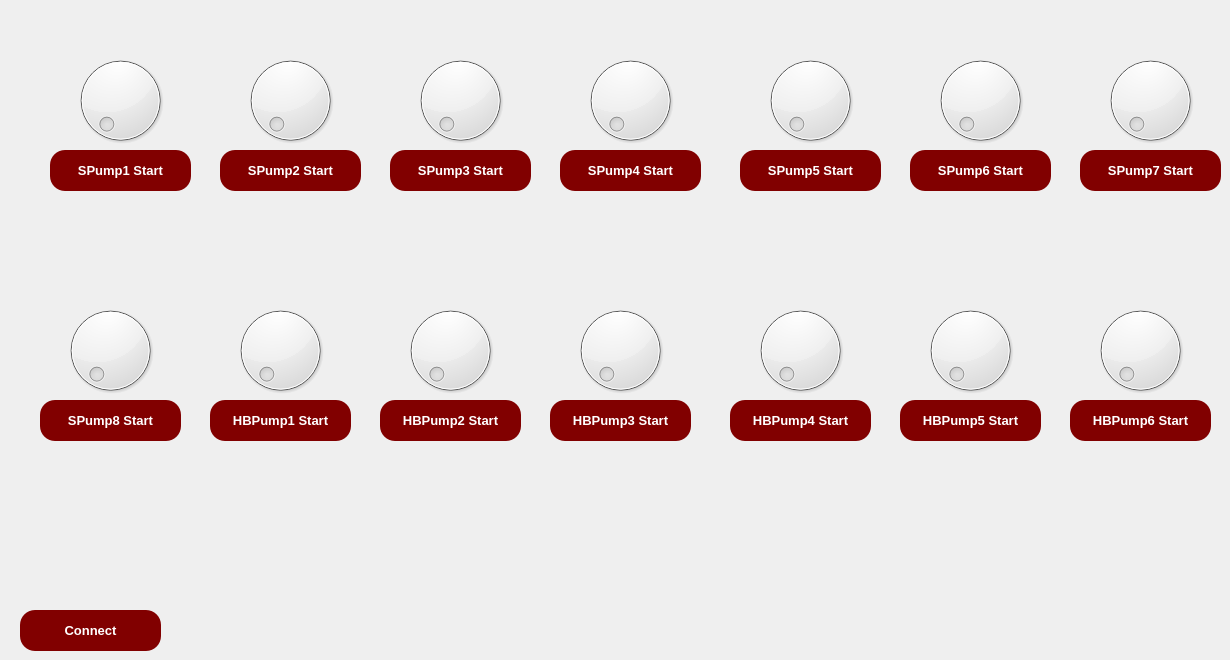
         <widget class="QWidget" name="controlPage">
          <widget class="QPushButton" name="modbusConnect">
           <property name="geometry">
            <rect>
             <x>20</x>
             <y>610</y>
             <width>141</width>
             <height>41</height>
            </rect>
           </property>
           <property name="minimumSize">
            <size>
             <width>140</width>
             <height>30</height>
            </size>
           </property>
           <property name="font">
            <font>
             <pointsize>10</pointsize>
             <weight>75</weight>
             <bold>true</bold>
            </font>
           </property>
           <property name="styleSheet">
            <string notr="true">QPushButton{
background-color: qlineargradient(spread:pad, x1:1, y1:0.994, x2:1, y2:1, stop:0 rgba(129, 0, 0, 255), stop:1 rgba(255, 255, 255, 255));
border-radius: 15px;
color: rgb(255, 255, 255);
}
QPushButton:hover{
background-color: qlineargradient(spread:pad, x1:1, y1:0.994, x2:1, y2:1, stop:0 rgba(129, 0, 0, 225), stop:1 rgba(255, 255, 255, 255));
}
QPushButton:pressed{
padding-top:3px;
}</string>
           </property>
           <property name="text">
            <string>Connect</string>
           </property>
          </widget>
          <widget class="QDial" name="dial">
           <property name="geometry">
            <rect>
             <x>60</x>
             <y>50</y>
             <width>121</width>
             <height>101</height>
            </rect>
           </property>
          </widget>
          <widget class="QLabel" name="connectStatus">
           <property name="geometry">
            <rect>
             <x>170</x>
             <y>610</y>
             <width>251</width>
             <height>41</height>
            </rect>
           </property>
           <property name="styleSheet">
            <string notr="true">font: 10pt &quot;MS Shell Dlg 2&quot;;
background-color: rgba(0, 0, 0, 0);</string>
           </property>
           <property name="text">
            <string/>
           </property>
          </widget>
          <widget class="QPushButton" name="modbusConnect_3">
           <property name="geometry">
            <rect>
             <x>50</x>
             <y>150</y>
             <width>141</width>
             <height>41</height>
            </rect>
           </property>
           <property name="minimumSize">
            <size>
             <width>140</width>
             <height>30</height>
            </size>
           </property>
           <property name="font">
            <font>
             <pointsize>10</pointsize>
             <weight>75</weight>
             <bold>true</bold>
            </font>
           </property>
           <property name="styleSheet">
            <string notr="true">QPushButton{
background-color: qlineargradient(spread:pad, x1:1, y1:0.994, x2:1, y2:1, stop:0 rgba(129, 0, 0, 255), stop:1 rgba(255, 255, 255, 255));
border-radius: 15px;
color: rgb(255, 255, 255);
}
QPushButton:hover{
background-color: qlineargradient(spread:pad, x1:1, y1:0.994, x2:1, y2:1, stop:0 rgba(129, 0, 0, 225), stop:1 rgba(255, 255, 255, 255));
}
QPushButton:pressed{
padding-top:3px;
}</string>
           </property>
           <property name="text">
            <string>SPump1 Start</string>
           </property>
          </widget>
          <widget class="QPushButton" name="modbusConnect_4">
           <property name="geometry">
            <rect>
             <x>220</x>
             <y>150</y>
             <width>141</width>
             <height>41</height>
            </rect>
           </property>
           <property name="minimumSize">
            <size>
             <width>140</width>
             <height>30</height>
            </size>
           </property>
           <property name="font">
            <font>
             <pointsize>10</pointsize>
             <weight>75</weight>
             <bold>true</bold>
            </font>
           </property>
           <property name="styleSheet">
            <string notr="true">QPushButton{
background-color: qlineargradient(spread:pad, x1:1, y1:0.994, x2:1, y2:1, stop:0 rgba(129, 0, 0, 255), stop:1 rgba(255, 255, 255, 255));
border-radius: 15px;
color: rgb(255, 255, 255);
}
QPushButton:hover{
background-color: qlineargradient(spread:pad, x1:1, y1:0.994, x2:1, y2:1, stop:0 rgba(129, 0, 0, 225), stop:1 rgba(255, 255, 255, 255));
}
QPushButton:pressed{
padding-top:3px;
}</string>
           </property>
           <property name="text">
            <string>SPump2 Start</string>
           </property>
          </widget>
          <widget class="QDial" name="dial_3">
           <property name="geometry">
            <rect>
             <x>230</x>
             <y>50</y>
             <width>121</width>
             <height>101</height>
            </rect>
           </property>
          </widget>
          <widget class="QPushButton" name="modbusConnect_5">
           <property name="geometry">
            <rect>
             <x>560</x>
             <y>150</y>
             <width>141</width>
             <height>41</height>
            </rect>
           </property>
           <property name="minimumSize">
            <size>
             <width>140</width>
             <height>30</height>
            </size>
           </property>
           <property name="font">
            <font>
             <pointsize>10</pointsize>
             <weight>75</weight>
             <bold>true</bold>
            </font>
           </property>
           <property name="styleSheet">
            <string notr="true">QPushButton{
background-color: qlineargradient(spread:pad, x1:1, y1:0.994, x2:1, y2:1, stop:0 rgba(129, 0, 0, 255), stop:1 rgba(255, 255, 255, 255));
border-radius: 15px;
color: rgb(255, 255, 255);
}
QPushButton:hover{
background-color: qlineargradient(spread:pad, x1:1, y1:0.994, x2:1, y2:1, stop:0 rgba(129, 0, 0, 225), stop:1 rgba(255, 255, 255, 255));
}
QPushButton:pressed{
padding-top:3px;
}</string>
           </property>
           <property name="text">
            <string>SPump4 Start</string>
           </property>
          </widget>
          <widget class="QDial" name="dial_4">
           <property name="geometry">
            <rect>
             <x>400</x>
             <y>50</y>
             <width>121</width>
             <height>101</height>
            </rect>
           </property>
          </widget>
          <widget class="QPushButton" name="modbusConnect_6">
           <property name="geometry">
            <rect>
             <x>390</x>
             <y>150</y>
             <width>141</width>
             <height>41</height>
            </rect>
           </property>
           <property name="minimumSize">
            <size>
             <width>140</width>
             <height>30</height>
            </size>
           </property>
           <property name="font">
            <font>
             <pointsize>10</pointsize>
             <weight>75</weight>
             <bold>true</bold>
            </font>
           </property>
           <property name="styleSheet">
            <string notr="true">QPushButton{
background-color: qlineargradient(spread:pad, x1:1, y1:0.994, x2:1, y2:1, stop:0 rgba(129, 0, 0, 255), stop:1 rgba(255, 255, 255, 255));
border-radius: 15px;
color: rgb(255, 255, 255);
}
QPushButton:hover{
background-color: qlineargradient(spread:pad, x1:1, y1:0.994, x2:1, y2:1, stop:0 rgba(129, 0, 0, 225), stop:1 rgba(255, 255, 255, 255));
}
QPushButton:pressed{
padding-top:3px;
}</string>
           </property>
           <property name="text">
            <string>SPump3 Start</string>
           </property>
          </widget>
          <widget class="QDial" name="dial_5">
           <property name="geometry">
            <rect>
             <x>570</x>
             <y>50</y>
             <width>121</width>
             <height>101</height>
            </rect>
           </property>
          </widget>
          <widget class="QDial" name="dial_6">
           <property name="geometry">
            <rect>
             <x>1090</x>
             <y>50</y>
             <width>121</width>
             <height>101</height>
            </rect>
           </property>
          </widget>
          <widget class="QDial" name="dial_7">
           <property name="geometry">
            <rect>
             <x>750</x>
             <y>50</y>
             <width>121</width>
             <height>101</height>
            </rect>
           </property>
          </widget>
          <widget class="QPushButton" name="modbusConnect_8">
           <property name="geometry">
            <rect>
             <x>740</x>
             <y>150</y>
             <width>141</width>
             <height>41</height>
            </rect>
           </property>
           <property name="minimumSize">
            <size>
             <width>140</width>
             <height>30</height>
            </size>
           </property>
           <property name="font">
            <font>
             <pointsize>10</pointsize>
             <weight>75</weight>
             <bold>true</bold>
            </font>
           </property>
           <property name="styleSheet">
            <string notr="true">QPushButton{
background-color: qlineargradient(spread:pad, x1:1, y1:0.994, x2:1, y2:1, stop:0 rgba(129, 0, 0, 255), stop:1 rgba(255, 255, 255, 255));
border-radius: 15px;
color: rgb(255, 255, 255);
}
QPushButton:hover{
background-color: qlineargradient(spread:pad, x1:1, y1:0.994, x2:1, y2:1, stop:0 rgba(129, 0, 0, 225), stop:1 rgba(255, 255, 255, 255));
}
QPushButton:pressed{
padding-top:3px;
}</string>
           </property>
           <property name="text">
            <string>SPump5 Start</string>
           </property>
          </widget>
          <widget class="QPushButton" name="modbusConnect_9">
           <property name="geometry">
            <rect>
             <x>910</x>
             <y>150</y>
             <width>141</width>
             <height>41</height>
            </rect>
           </property>
           <property name="minimumSize">
            <size>
             <width>140</width>
             <height>30</height>
            </size>
           </property>
           <property name="font">
            <font>
             <pointsize>10</pointsize>
             <weight>75</weight>
             <bold>true</bold>
            </font>
           </property>
           <property name="styleSheet">
            <string notr="true">QPushButton{
background-color: qlineargradient(spread:pad, x1:1, y1:0.994, x2:1, y2:1, stop:0 rgba(129, 0, 0, 255), stop:1 rgba(255, 255, 255, 255));
border-radius: 15px;
color: rgb(255, 255, 255);
}
QPushButton:hover{
background-color: qlineargradient(spread:pad, x1:1, y1:0.994, x2:1, y2:1, stop:0 rgba(129, 0, 0, 225), stop:1 rgba(255, 255, 255, 255));
}
QPushButton:pressed{
padding-top:3px;
}</string>
           </property>
           <property name="text">
            <string>SPump6 Start</string>
           </property>
          </widget>
          <widget class="QPushButton" name="modbusConnect_10">
           <property name="geometry">
            <rect>
             <x>1080</x>
             <y>150</y>
             <width>141</width>
             <height>41</height>
            </rect>
           </property>
           <property name="minimumSize">
            <size>
             <width>140</width>
             <height>30</height>
            </size>
           </property>
           <property name="font">
            <font>
             <pointsize>10</pointsize>
             <weight>75</weight>
             <bold>true</bold>
            </font>
           </property>
           <property name="styleSheet">
            <string notr="true">QPushButton{
background-color: qlineargradient(spread:pad, x1:1, y1:0.994, x2:1, y2:1, stop:0 rgba(129, 0, 0, 255), stop:1 rgba(255, 255, 255, 255));
border-radius: 15px;
color: rgb(255, 255, 255);
}
QPushButton:hover{
background-color: qlineargradient(spread:pad, x1:1, y1:0.994, x2:1, y2:1, stop:0 rgba(129, 0, 0, 225), stop:1 rgba(255, 255, 255, 255));
}
QPushButton:pressed{
padding-top:3px;
}</string>
           </property>
           <property name="text">
            <string>SPump7 Start</string>
           </property>
          </widget>
          <widget class="QDial" name="dial_9">
           <property name="geometry">
            <rect>
             <x>920</x>
             <y>50</y>
             <width>121</width>
             <height>101</height>
            </rect>
           </property>
          </widget>
          <widget class="QPushButton" name="modbusConnect_7">
           <property name="geometry">
            <rect>
             <x>40</x>
             <y>400</y>
             <width>141</width>
             <height>41</height>
            </rect>
           </property>
           <property name="minimumSize">
            <size>
             <width>140</width>
             <height>30</height>
            </size>
           </property>
           <property name="font">
            <font>
             <pointsize>10</pointsize>
             <weight>75</weight>
             <bold>true</bold>
            </font>
           </property>
           <property name="styleSheet">
            <string notr="true">QPushButton{
background-color: qlineargradient(spread:pad, x1:1, y1:0.994, x2:1, y2:1, stop:0 rgba(129, 0, 0, 255), stop:1 rgba(255, 255, 255, 255));
border-radius: 15px;
color: rgb(255, 255, 255);
}
QPushButton:hover{
background-color: qlineargradient(spread:pad, x1:1, y1:0.994, x2:1, y2:1, stop:0 rgba(129, 0, 0, 225), stop:1 rgba(255, 255, 255, 255));
}
QPushButton:pressed{
padding-top:3px;
}</string>
           </property>
           <property name="text">
            <string>SPump8 Start</string>
           </property>
          </widget>
          <widget class="QDial" name="dial_10">
           <property name="geometry">
            <rect>
             <x>910</x>
             <y>300</y>
             <width>121</width>
             <height>101</height>
            </rect>
           </property>
          </widget>
          <widget class="QDial" name="dial_8">
           <property name="geometry">
            <rect>
             <x>740</x>
             <y>300</y>
             <width>121</width>
             <height>101</height>
            </rect>
           </property>
          </widget>
          <widget class="QPushButton" name="modbusConnect_11">
           <property name="geometry">
            <rect>
             <x>730</x>
             <y>400</y>
             <width>141</width>
             <height>41</height>
            </rect>
           </property>
           <property name="minimumSize">
            <size>
             <width>140</width>
             <height>30</height>
            </size>
           </property>
           <property name="font">
            <font>
             <pointsize>10</pointsize>
             <weight>75</weight>
             <bold>true</bold>
            </font>
           </property>
           <property name="styleSheet">
            <string notr="true">QPushButton{
background-color: qlineargradient(spread:pad, x1:1, y1:0.994, x2:1, y2:1, stop:0 rgba(129, 0, 0, 255), stop:1 rgba(255, 255, 255, 255));
border-radius: 15px;
color: rgb(255, 255, 255);
}
QPushButton:hover{
background-color: qlineargradient(spread:pad, x1:1, y1:0.994, x2:1, y2:1, stop:0 rgba(129, 0, 0, 225), stop:1 rgba(255, 255, 255, 255));
}
QPushButton:pressed{
padding-top:3px;
}</string>
           </property>
           <property name="text">
            <string>HBPump4 Start</string>
           </property>
          </widget>
          <widget class="QDial" name="dial_11">
           <property name="geometry">
            <rect>
             <x>390</x>
             <y>300</y>
             <width>121</width>
             <height>101</height>
            </rect>
           </property>
          </widget>
          <widget class="QDial" name="dial_12">
           <property name="geometry">
            <rect>
             <x>50</x>
             <y>300</y>
             <width>121</width>
             <height>101</height>
            </rect>
           </property>
          </widget>
          <widget class="QPushButton" name="modbusConnect_12">
           <property name="geometry">
            <rect>
             <x>1070</x>
             <y>400</y>
             <width>141</width>
             <height>41</height>
            </rect>
           </property>
           <property name="minimumSize">
            <size>
             <width>140</width>
             <height>30</height>
            </size>
           </property>
           <property name="font">
            <font>
             <pointsize>10</pointsize>
             <weight>75</weight>
             <bold>true</bold>
            </font>
           </property>
           <property name="styleSheet">
            <string notr="true">QPushButton{
background-color: qlineargradient(spread:pad, x1:1, y1:0.994, x2:1, y2:1, stop:0 rgba(129, 0, 0, 255), stop:1 rgba(255, 255, 255, 255));
border-radius: 15px;
color: rgb(255, 255, 255);
}
QPushButton:hover{
background-color: qlineargradient(spread:pad, x1:1, y1:0.994, x2:1, y2:1, stop:0 rgba(129, 0, 0, 225), stop:1 rgba(255, 255, 255, 255));
}
QPushButton:pressed{
padding-top:3px;
}</string>
           </property>
           <property name="text">
            <string>HBPump6 Start</string>
           </property>
          </widget>
          <widget class="QPushButton" name="modbusConnect_13">
           <property name="geometry">
            <rect>
             <x>550</x>
             <y>400</y>
             <width>141</width>
             <height>41</height>
            </rect>
           </property>
           <property name="minimumSize">
            <size>
             <width>140</width>
             <height>30</height>
            </size>
           </property>
           <property name="font">
            <font>
             <pointsize>10</pointsize>
             <weight>75</weight>
             <bold>true</bold>
            </font>
           </property>
           <property name="styleSheet">
            <string notr="true">QPushButton{
background-color: qlineargradient(spread:pad, x1:1, y1:0.994, x2:1, y2:1, stop:0 rgba(129, 0, 0, 255), stop:1 rgba(255, 255, 255, 255));
border-radius: 15px;
color: rgb(255, 255, 255);
}
QPushButton:hover{
background-color: qlineargradient(spread:pad, x1:1, y1:0.994, x2:1, y2:1, stop:0 rgba(129, 0, 0, 225), stop:1 rgba(255, 255, 255, 255));
}
QPushButton:pressed{
padding-top:3px;
}</string>
           </property>
           <property name="text">
            <string>HBPump3 Start</string>
           </property>
          </widget>
          <widget class="QPushButton" name="modbusConnect_14">
           <property name="geometry">
            <rect>
             <x>900</x>
             <y>400</y>
             <width>141</width>
             <height>41</height>
            </rect>
           </property>
           <property name="minimumSize">
            <size>
             <width>140</width>
             <height>30</height>
            </size>
           </property>
           <property name="font">
            <font>
             <pointsize>10</pointsize>
             <weight>75</weight>
             <bold>true</bold>
            </font>
           </property>
           <property name="styleSheet">
            <string notr="true">QPushButton{
background-color: qlineargradient(spread:pad, x1:1, y1:0.994, x2:1, y2:1, stop:0 rgba(129, 0, 0, 255), stop:1 rgba(255, 255, 255, 255));
border-radius: 15px;
color: rgb(255, 255, 255);
}
QPushButton:hover{
background-color: qlineargradient(spread:pad, x1:1, y1:0.994, x2:1, y2:1, stop:0 rgba(129, 0, 0, 225), stop:1 rgba(255, 255, 255, 255));
}
QPushButton:pressed{
padding-top:3px;
}</string>
           </property>
           <property name="text">
            <string>HBPump5 Start</string>
           </property>
          </widget>
          <widget class="QDial" name="dial_13">
           <property name="geometry">
            <rect>
             <x>1080</x>
             <y>300</y>
             <width>121</width>
             <height>101</height>
            </rect>
           </property>
          </widget>
          <widget class="QDial" name="dial_14">
           <property name="geometry">
            <rect>
             <x>560</x>
             <y>300</y>
             <width>121</width>
             <height>101</height>
            </rect>
           </property>
          </widget>
          <widget class="QPushButton" name="modbusConnect_15">
           <property name="geometry">
            <rect>
             <x>210</x>
             <y>400</y>
             <width>141</width>
             <height>41</height>
            </rect>
           </property>
           <property name="minimumSize">
            <size>
             <width>140</width>
             <height>30</height>
            </size>
           </property>
           <property name="font">
            <font>
             <pointsize>10</pointsize>
             <weight>75</weight>
             <bold>true</bold>
            </font>
           </property>
           <property name="styleSheet">
            <string notr="true">QPushButton{
background-color: qlineargradient(spread:pad, x1:1, y1:0.994, x2:1, y2:1, stop:0 rgba(129, 0, 0, 255), stop:1 rgba(255, 255, 255, 255));
border-radius: 15px;
color: rgb(255, 255, 255);
}
QPushButton:hover{
background-color: qlineargradient(spread:pad, x1:1, y1:0.994, x2:1, y2:1, stop:0 rgba(129, 0, 0, 225), stop:1 rgba(255, 255, 255, 255));
}
QPushButton:pressed{
padding-top:3px;
}</string>
           </property>
           <property name="text">
            <string>HBPump1 Start</string>
           </property>
          </widget>
          <widget class="QPushButton" name="modbusConnect_16">
           <property name="geometry">
            <rect>
             <x>380</x>
             <y>400</y>
             <width>141</width>
             <height>41</height>
            </rect>
           </property>
           <property name="minimumSize">
            <size>
             <width>140</width>
             <height>30</height>
            </size>
           </property>
           <property name="font">
            <font>
             <pointsize>10</pointsize>
             <weight>75</weight>
             <bold>true</bold>
            </font>
           </property>
           <property name="styleSheet">
            <string notr="true">QPushButton{
background-color: qlineargradient(spread:pad, x1:1, y1:0.994, x2:1, y2:1, stop:0 rgba(129, 0, 0, 255), stop:1 rgba(255, 255, 255, 255));
border-radius: 15px;
color: rgb(255, 255, 255);
}
QPushButton:hover{
background-color: qlineargradient(spread:pad, x1:1, y1:0.994, x2:1, y2:1, stop:0 rgba(129, 0, 0, 225), stop:1 rgba(255, 255, 255, 255));
}
QPushButton:pressed{
padding-top:3px;
}</string>
           </property>
           <property name="text">
            <string>HBPump2 Start</string>
           </property>
          </widget>
          <widget class="QDial" name="dial_15">
           <property name="geometry">
            <rect>
             <x>220</x>
             <y>300</y>
             <width>121</width>
             <height>101</height>
            </rect>
           </property>
          </widget>
         </widget>
